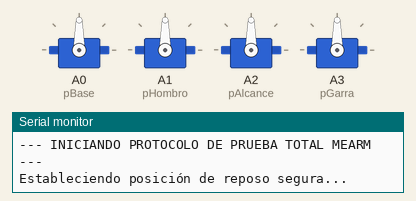
Simulated run of this sketch. Board: Arduino Uno, built with avr-gcc and run on an emulated ATmega328P. Shown: 4 × servo, the last lines printed to the serial monitor.

Above: at 0.1 s.
At 3.1 s:
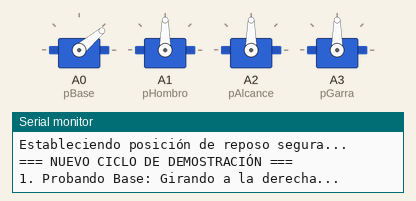
At 11.1 s:
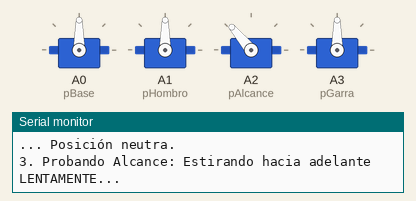
At 14.6 s:
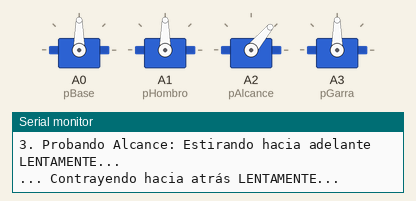
At 18.8 s:
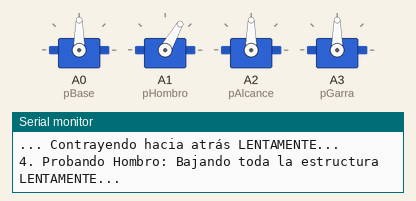
At 35.7 s:
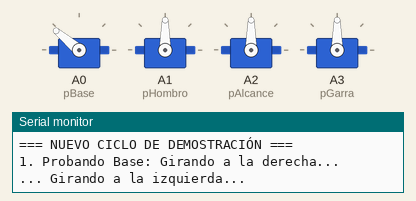
Timing chart, 0 to 40.0 s (numbered marks = the images above):
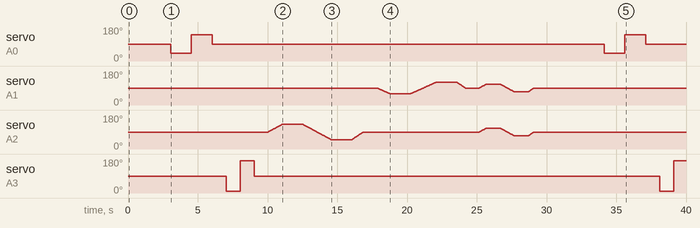

The sketch:

c_digo_brazo.ino
```cpp
// Autor: Alfredo Cid Garcia
// Fecha: 15/05/2026
// PRUEBA DE BRAZO No. 4
#include <Servo.h>

#include <Servo.h>

// Definición de los 4 Servos
Servo servoBase;
Servo servoHombro;  // Pin A1 (Lateral A)
Servo servoAlcance; // Pin A2 (Lateral B)
Servo servoGarra;   // Pin A3 (Punta)

const int pBase=A0, pHombro=A1, pAlcance=A2, pGarra=A3;

// Variables para rastrear posición actual (crucial para suavizado)
int posHombroActual = 90;
int posAlcanceActual = 90;

// Constantes de seguridad de madera (Ajusta si zumban en los extremos)
const int LIMITE_ALTO = 140; // No ir a 180 para no forzar madera
const int LIMITE_BAJO = 40;  // No ir a 0

void setup() {
  Serial.begin(9600);
  Serial.println("--- INICIANDO PROTOCOLO DE PRUEBA TOTAL MEARM ---");

  // Adjuntar servos
  servoBase.attach(pBase);
  servoHombro.attach(pHombro);
  servoAlcance.attach(pAlcance);
  servoGarra.attach(pGarra);

  // POSICIÓN DE REPOSO INICIAL (Segura, a media altura)
  Serial.println("Estableciendo posición de reposo segura...");
  servoBase.write(90);
  servoGarra.write(90); // Garra semi-abierta

  // Movimiento directo en setup está bien porque los servos están quietos
  servoHombro.write(90);
  servoAlcance.write(90);
  delay(3000); // 3 segundos para prepararte
}

void loop() {
  Serial.println("=== NUEVO CICLO DE DEMOSTRACIÓN ===");

  // --- PRUEBA 1: EJE BASE (Rotación) ---
  Serial.println("1. Probando Base: Girando a la derecha...");
  servoBase.write(40); delay(1500);
  Serial.println("... Girando a la izquierda...");
  servoBase.write(140); delay(1500);
  Serial.println("... Regresando al centro.");
  servoBase.write(90); delay(1000);

  // --- PRUEBA 2: GARRA (Punta) ---
  Serial.println("2. Probando Garra: Abriendo por completo...");
  servoGarra.write(10); delay(1000);
  Serial.println("... Cerrando por completo (Precaución con la madera)...");
  // Si zumba al cerrar, sube este 170 a 160 o 150
  servoGarra.write(170); delay(1000);
  Serial.println("... Posición neutra.");
  servoGarra.write(90); delay(1000);

  // --- PRUEBA 3: EJE ALCANCE (Lateral B - A2) - Coordinado con Hombro fijo ---
  Serial.println("3. Probando Alcance: Estirando hacia adelante LENTAMENTE...");
  // moverLaterales(HombroDestino, AlcanceDestino, velocidadMs)
  // Dejamos hombro fijo en 90 y estiramos Alcance
  moverLaterales(90, 130, 25);
  delay(1500);
  Serial.println("... Contrayendo hacia atrás LENTAMENTE...");
  moverLaterales(90, 50, 25);
  delay(1500);
  // Regresar a reposo
  moverLaterales(90, 90, 20);
  delay(1000);

  // --- PRUEBA 4: EJE HOMBRO (Lateral A - A1) - Coordinado con Alcance fijo ---
  Serial.println("4. Probando Hombro: Bajando toda la estructura LENTAMENTE...");
  // Fijamos Alcance en 90 y bajamos Hombro
  // Precaución aquí de no golpear la mesa (visto en video)
  moverLaterales(60, 90, 30);
  delay(1500);
  Serial.println("... Levantando toda la estructura LENTAMENTE...");
  moverLaterales(120, 90, 30);
  delay(1500);
  // Regresar a reposo
  moverLaterales(90, 90, 20);
  delay(1000);

  // --- PRUEBA 5: MOVIMIENTO COMBINADO (Pick & Place simulado) ---
  Serial.println("5. Simulando recolección coordinada suave...");
  moverLaterales(110, 110, 25); // Posición alta y adelante
  delay(1000);
  moverLaterales(70, 70, 25);   // Bajamos y recogemos (como agarrando algo del suelo)
  delay(1000);
  moverLaterales(90, 90, 20);   // Regresar a reposo central

  Serial.println("=== FIN DEL CICLO. Esperando 5 segundos ===");
  delay(5000);
}

// --- FUNCIÓN MAESTRA DE MOVIMIENTO SUAVE Y COORDINADO (Laterales) ---
// hombroDestino: Ángulo final del Servo Hombro (A1)
// alcanceDestino: Ángulo final del Servo Alcance (A2)
// velocidad: Ms de pausa entre grados (más alto = más lento)
void moverLaterales(int hombroDestino, int alcanceDestino, int velocidad) {

  // Asegurar límites de seguridad para no romper madera
  hombroDestino = constrain(hombroDestino, LIMITE_BAJO, LIMITE_ALTO);
  alcanceDestino = constrain(alcanceDestino, LIMITE_BAJO, LIMITE_ALTO);

  // Mientras alguno de los dos servos no esté en su destino
  while (posHombroActual != hombroDestino || posAlcanceActual != alcanceDestino) {

    // Ajuste paso a paso del Hombro
    if (posHombroActual < hombroDestino) posHombroActual++;
    else if (posHombroActual > hombroDestino) posHombroActual--;

    // Ajuste paso a paso del Alcance (simultáneamente)
    if (posAlcanceActual < alcanceDestino) posAlcanceActual++;
    else if (posAlcanceActual > alcanceDestino) posAlcanceActual--;

    // Aplicar el movimiento simultáneo a los servos laterales
    servoHombro.write(posHombroActual);
    servoAlcance.write(posAlcanceActual);

    delay(velocidad); // Retardo para suavidad mecánica
  }
}
```

Measured:
- by itself, servo on A0 (pBase): 90° → 40° at 3.0 s, → 140° 1.5 s later, → 90° 1.5 s later, → 40° 28.1 s later, … (6 changes in this stretch)
- by itself, servo on A3 (pGarra): 90° → 10° at 7.1 s, → 170° 1.0 s later, → 90° 1.0 s later, → 10° 29.1 s later, … (5 changes in this stretch)
